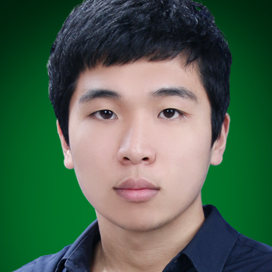
#> input picture python-kmeans-dominant-colors/images/test4.png, 272 x 272 px, found by its file name
$ python hsvConverter.py
#> lines starting #> are read from the running program, lines starting #| are printed output that depends on the picture; after the words box and inside, x2 and y2 are one past the last pixel; in counts of white or black regions, pixels touching at a corner belong together
import cv2

# 이미지파일을 컬러로 읽어온다.
img_color = cv2.imread('images/lip_data/test4.png')
#> img_color is the input picture: shape (272, 272, 3); mean B, G, R 79.5, 99.3, 75.5
# 이미지의 높이와 너비를 갖고온다.
height,width = img_color.shape[:2]
#> height = 272; width = 272
# hsv이미지로 변환한다.
img_hsv = cv2.cvtColor(img_color, cv2.COLOR_BGR2HSV)
#> img_hsv: shape (272, 272, 3); mean H, S, V 64.1, 146.2, 115

# 범위를 정하여 hsv이미지에서 원하는 색 영역을 바이너리 이미지로 생성한다.
# (가운데와 마지막값은 너무어두워서 검은색에 가까운색과 너무 옅어서 흰색에 가까운색을 제외시키기위해 30으로해야한다.
lower_blue = (0, 48, 80)
upper_blue = (20, 255, 255)
# 앞서 선언한 범위값을 사용하여 바이너리 이미지를 얻는다.(범위내에 있는 픽셀들은 흰색이되고 나머지는 검은색이 된다.)
img_mask = cv2.inRange(img_hsv, lower_blue, upper_blue)
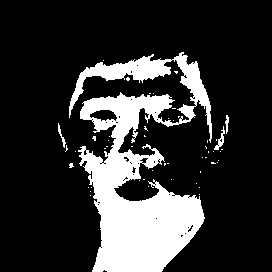
#> img_mask: shape (272, 272); 19.8% white; 51 white regions (47 under 20 px), largest, box (x1, y1, x2, y2) and area: (69, 52, 212, 272) 14319, (214, 126, 225, 150) 85, (58, 123, 66, 148) 55, (225, 115, 229, 134) 44

# 원본이미지에서 범위값에 해당하는 영상부분을 흭득한다.
img_result = cv2.bitwise_and(img_color, img_color, mask = img_mask)
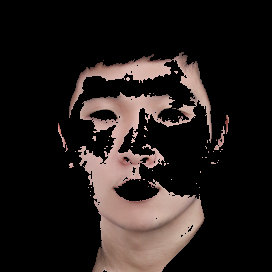
#> img_result: shape (272, 272, 3); mean B, G, R 26.9, 28.9, 35.8

# 화면에 영상결과들 보여준다.
cv2.imshow('img_color', img_color)
cv2.imshow('img_mask', img_mask)
cv2.imshow('img_result', img_result)

# 키보드입력대기함수 및 자원해제
cv2.waitKey(0)
cv2.destroyAllWindows()

$ run again, with python-kmeans-dominant-colors/images/MinT.png copied over python-kmeans-dominant-colors/images/test4.png
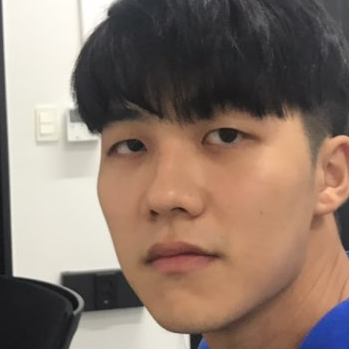
#> input picture python-kmeans-dominant-colors/images/MinT.png, 349 x 349 px, found by its file name
#> img_color is the input picture: shape (349, 349, 3); mean B, G, R 108.1, 120.4, 139.9
#> img_hsv: shape (349, 349, 3); mean H, S, V 45, 57.8, 142.1
#> `img_mask = cv2.inRange(img_hsv, lower_blue, upper_blue)`:
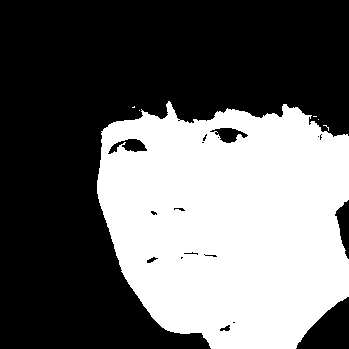
#> img_mask: shape (349, 349); 40.8% white; 6 white regions (5 under 20 px), largest, box (x1, y1, x2, y2) and area: (97, 101, 349, 349) 49621
#> `img_result = cv2.bitwise_and(img_color, img_color, mask = img_mask)`:
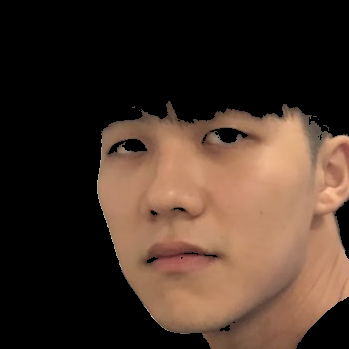
#> img_result: shape (349, 349, 3); mean B, G, R 39.5, 50.7, 69.5

$ run again, with python-kmeans-dominant-colors/images/lips_test2.png copied over python-kmeans-dominant-colors/images/test4.png
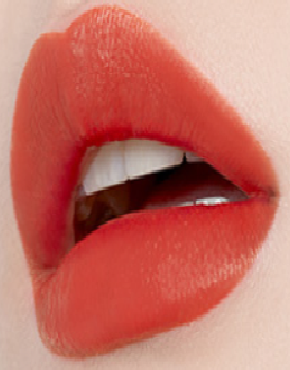
#> input picture python-kmeans-dominant-colors/images/lips_test2.png, 290 x 370 px, found by its file name
#> img_color is the input picture: shape (370, 290, 3); mean B, G, R 102.2, 113, 197.4
#> img_hsv: shape (370, 290, 3); mean H, S, V 16.1, 131.7, 197.4
#> `img_mask = cv2.inRange(img_hsv, lower_blue, upper_blue)`:
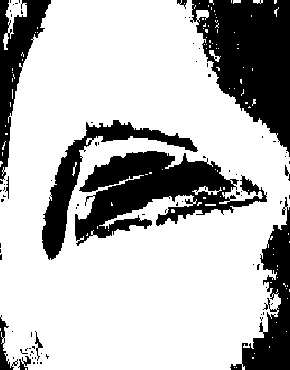
#> img_mask: shape (370, 290); 72.7% white; 80 black regions (69 under 20 px), largest, box (x1, y1, x2, y2) and area: (190, 0, 290, 157) 9342, (75, 151, 267, 246) 8314, (230, 197, 290, 370) 3907
#> `img_result = cv2.bitwise_and(img_color, img_color, mask = img_mask)`:
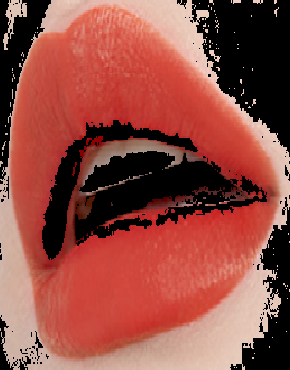
#> img_result: shape (370, 290, 3); mean B, G, R 66.6, 75.7, 146.3
